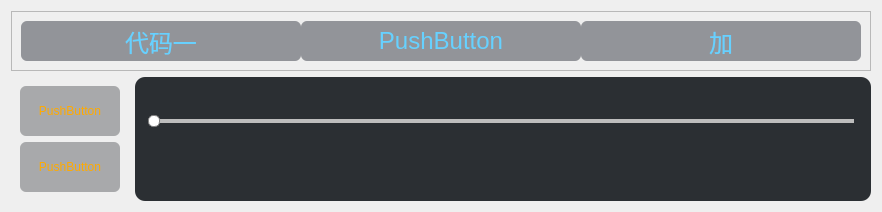
                <widget class="QWidget" name="page_view">
                 <layout class="QGridLayout" name="gridLayout_2">
                  <item row="1" column="1">
                   <widget class="QFrame" name="frame_animation">
                    <property name="sizePolicy">
                     <sizepolicy hsizetype="Preferred" vsizetype="Preferred">
                      <horstretch>1</horstretch>
                      <verstretch>0</verstretch>
                     </sizepolicy>
                    </property>
                    <property name="styleSheet">
                     <string notr="true">QFrame{
	background-color: rgb(43, 47, 51);
	border-radius:10px;
}</string>
                    </property>
                    <property name="frameShape">
                     <enum>QFrame::StyledPanel</enum>
                    </property>
                    <property name="frameShadow">
                     <enum>QFrame::Raised</enum>
                    </property>
                    <layout class="QVBoxLayout" name="verticalLayout_10">
                     <item>
                      <widget class="QLabel" name="label_2">
                       <property name="text">
                        <string/>
                       </property>
                      </widget>
                     </item>
                     <item>
                      <widget class="QSlider" name="horizontalSlider">
                       <property name="styleSheet">
                        <string notr="true">QSlider::groove:horizontal { 
	border: 1px solid gray;
	height: 2px; 
	left: 8px; 
	right: 8px; 
} 

QSlider::handle:horizontal { 
	border: 1px solid gray; 
	background:white;
	border-radius: 5px;
	width: 10px; 
	height: 10px; 
	margin: -5px; 
} 

QSlider::add-page:horizontal{ 
	background: rgb(189, 189, 189); 
} 
QSlider::sub-page:horizontal{ 
	background: rgb(80, 165, 245); 
}

QSlider{
	background-color: rgb();
}</string>
                       </property>
                       <property name="orientation">
                        <enum>Qt::Horizontal</enum>
                       </property>
                      </widget>
                     </item>
                     <item>
                      <widget class="QFrame" name="frame_vedio">
                       <property name="sizePolicy">
                        <sizepolicy hsizetype="Preferred" vsizetype="Fixed">
                         <horstretch>0</horstretch>
                         <verstretch>0</verstretch>
                        </sizepolicy>
                       </property>
                       <layout class="QHBoxLayout" name="horizontalLayout_17">
                        <item>
                         <widget class="QLabel" name="label">
                          <property name="font">
                           <font>
                            <family>Microsoft YaHei UI</family>
                            <pointsize>9</pointsize>
                           </font>
                          </property>
                          <property name="styleSheet">
                           <string notr="true">QLabel{
border: 0px solid;
border-color: #598FDC;
background-color:rgba(0,0,0,0);
color:white;
}</string>
                          </property>
                          <property name="text">
                           <string/>
                          </property>
                         </widget>
                        </item>
                        <item>
                         <widget class="QPushButton" name="pushButton_back">
                          <property name="sizePolicy">
                           <sizepolicy hsizetype="Fixed" vsizetype="Fixed">
                            <horstretch>0</horstretch>
                            <verstretch>0</verstretch>
                           </sizepolicy>
                          </property>
                          <property name="minimumSize">
                           <size>
                            <width>35</width>
                            <height>35</height>
                           </size>
                          </property>
                          <property name="font">
                           <font>
                            <family>Microsoft YaHei UI</family>
                            <pointsize>10</pointsize>
                            <weight>75</weight>
                            <bold>true</bold>
                           </font>
                          </property>
                          <property name="styleSheet">
                           <string notr="true">QPushButton {	
	border: 0px solid;
	border-color: #598FDC;
	border-radius: 6px;
	color: rgb(255, 255, 255);
	background-color: transparent;
}
QPushButton:hover {
	background-color: rgb(38, 43, 85);
}
QPushButton:pressed {	
	background-color: transparent;
}</string>
                          </property>
                          <property name="text">
                           <string/>
                          </property>
                          <property name="icon">
                           <iconset resource="../res1/res.qrc">
                            <normaloff>:/图标/快退.png</normaloff>:/图标/快退.png</iconset>
                          </property>
                          <property name="iconSize">
                           <size>
                            <width>32</width>
                            <height>32</height>
                           </size>
                          </property>
                         </widget>
                        </item>
                        <item>
                         <widget class="QPushButton" name="pushButton_stop">
                          <property name="sizePolicy">
                           <sizepolicy hsizetype="Fixed" vsizetype="Fixed">
                            <horstretch>0</horstretch>
                            <verstretch>0</verstretch>
                           </sizepolicy>
                          </property>
                          <property name="minimumSize">
                           <size>
                            <width>70</width>
                            <height>35</height>
                           </size>
                          </property>
                          <property name="font">
                           <font>
                            <family>Microsoft YaHei UI</family>
                            <pointsize>10</pointsize>
                            <weight>75</weight>
                            <bold>true</bold>
                           </font>
                          </property>
                          <property name="styleSheet">
                           <string notr="true">QPushButton {	
	border: 0px solid;
	border-color: #598FDC;
	border-radius: 6px;
	color: rgb(255, 255, 255);
	background-color: transparent;
}
QPushButton:hover {
	background-color: rgb(38, 43, 85);
}
QPushButton:pressed {	
	background-color: transparent;
}</string>
                          </property>
                          <property name="text">
                           <string/>
                          </property>
                          <property name="icon">
                           <iconset resource="../res1/res.qrc">
                            <normaloff>:/图标/24gf-pause2.png</normaloff>:/图标/24gf-pause2.png</iconset>
                          </property>
                          <property name="iconSize">
                           <size>
                            <width>32</width>
                            <height>32</height>
                           </size>
                          </property>
                         </widget>
                        </item>
                        <item>
                         <widget class="QPushButton" name="pushButton_forward">
                          <property name="sizePolicy">
                           <sizepolicy hsizetype="Fixed" vsizetype="Fixed">
                            <horstretch>0</horstretch>
                            <verstretch>0</verstretch>
                           </sizepolicy>
                          </property>
                          <property name="minimumSize">
                           <size>
                            <width>35</width>
                            <height>35</height>
                           </size>
                          </property>
                          <property name="font">
                           <font>
                            <family>Microsoft YaHei UI</family>
                            <pointsize>10</pointsize>
                            <weight>75</weight>
                            <bold>true</bold>
                           </font>
                          </property>
                          <property name="styleSheet">
                           <string notr="true">QPushButton {	
	border: 0px solid;
	border-color: #598FDC;
	border-radius: 6px;
	color: rgb(255, 255, 255);
	background-color: transparent;
}
QPushButton:hover {
	background-color: rgb(38, 43, 85);
}
QPushButton:pressed {	
	background-color: transparent;
}</string>
                          </property>
                          <property name="text">
                           <string/>
                          </property>
                          <property name="icon">
                           <iconset resource="../res1/res.qrc">
                            <normaloff>:/图标/快进.png</normaloff>
                            <activeon>:/图标/快进.png</activeon>:/图标/快进.png</iconset>
                          </property>
                          <property name="iconSize">
                           <size>
                            <width>32</width>
                            <height>32</height>
                           </size>
                          </property>
                         </widget>
                        </item>
                        <item>
                         <widget class="QLabel" name="label_3">
                          <property name="text">
                           <string/>
                          </property>
                         </widget>
                        </item>
                       </layout>
                      </widget>
                     </item>
                     <item>
                      <spacer name="verticalSpacer">
                       <property name="orientation">
                        <enum>Qt::Vertical</enum>
                       </property>
                       <property name="sizeType">
                        <enum>QSizePolicy::Fixed</enum>
                       </property>
                       <property name="sizeHint" stdset="0">
                        <size>
                         <width>20</width>
                         <height>4</height>
                        </size>
                       </property>
                      </spacer>
                     </item>
                    </layout>
                   </widget>
                  </item>
                  <item row="0" column="0" colspan="2">
                   <widget class="QFrame" name="frame_4">
                    <property name="sizePolicy">
                     <sizepolicy hsizetype="Preferred" vsizetype="Preferred">
                      <horstretch>0</horstretch>
                      <verstretch>0</verstretch>
                     </sizepolicy>
                    </property>
                    <property name="minimumSize">
                     <size>
                      <width>0</width>
                      <height>0</height>
                     </size>
                    </property>
                    <property name="maximumSize">
                     <size>
                      <width>16777215</width>
                      <height>16777215</height>
                     </size>
                    </property>
                    <property name="autoFillBackground">
                     <bool>false</bool>
                    </property>
                    <property name="styleSheet">
                     <string notr="true">
QPushButton {	
    border:none;
	border-radius: 6px;
	color: rgb(102, 209, 255);
	background-color: rgba(40,45, 55, 120);
    font-size:24px;
    font-family:Microsoft YaHei UI;
}
QPushButton:hover {
	background-color: rgb(29,30,44);
}
QPushButton:checked{
    background-color: rgb(33, 33, 33);
    border-bottom: 2px solid;
    border-color: #598FDC;
}</string>
                    </property>
                    <property name="frameShape">
                     <enum>QFrame::StyledPanel</enum>
                    </property>
                    <property name="frameShadow">
                     <enum>QFrame::Raised</enum>
                    </property>
                    <layout class="QHBoxLayout" name="horizontalLayout">
                     <property name="spacing">
                      <number>0</number>
                     </property>
                     <item>
                      <widget class="QPushButton" name="pushButton">
                       <property name="sizePolicy">
                        <sizepolicy hsizetype="Preferred" vsizetype="Minimum">
                         <horstretch>0</horstretch>
                         <verstretch>0</verstretch>
                        </sizepolicy>
                       </property>
                       <property name="minimumSize">
                        <size>
                         <width>280</width>
                         <height>40</height>
                        </size>
                       </property>
                       <property name="maximumSize">
                        <size>
                         <width>16777215</width>
                         <height>40</height>
                        </size>
                       </property>
                       <property name="layoutDirection">
                        <enum>Qt::LeftToRight</enum>
                       </property>
                       <property name="text">
                        <string>代码一</string>
                       </property>
                       <property name="checkable">
                        <bool>true</bool>
                       </property>
                      </widget>
                     </item>
                     <item>
                      <widget class="QPushButton" name="pushButton_2">
                       <property name="sizePolicy">
                        <sizepolicy hsizetype="Preferred" vsizetype="Fixed">
                         <horstretch>0</horstretch>
                         <verstretch>0</verstretch>
                        </sizepolicy>
                       </property>
                       <property name="minimumSize">
                        <size>
                         <width>280</width>
                         <height>40</height>
                        </size>
                       </property>
                       <property name="maximumSize">
                        <size>
                         <width>16777215</width>
                         <height>40</height>
                        </size>
                       </property>
                       <property name="text">
                        <string>PushButton</string>
                       </property>
                       <property name="checkable">
                        <bool>true</bool>
                       </property>
                      </widget>
                     </item>
                     <item>
                      <widget class="QPushButton" name="pushButton_3">
                       <property name="minimumSize">
                        <size>
                         <width>280</width>
                         <height>40</height>
                        </size>
                       </property>
                       <property name="maximumSize">
                        <size>
                         <width>16777215</width>
                         <height>40</height>
                        </size>
                       </property>
                       <property name="text">
                        <string>加</string>
                       </property>
                      </widget>
                     </item>
                    </layout>
                   </widget>
                  </item>
                  <item row="1" column="0">
                   <widget class="QStackedWidget" name="stackedWidget_2">
                    <property name="styleSheet">
                     <string notr="true">
QPushButton {	
	border:none;
	border-radius: 6px;
    font: 87 12pt &quot;Arial&quot;;
	color: rgb(255, 170, 0);
	background-color: rgba(12,17,22,80);
}
QPushButton:hover {
	background-color: rgba(145,117,27,50);
}
QPushButton:checked{
    background-color: rgb(33, 33, 33);
border-bottom: 2px solid;
border-color: #598FDC;
}</string>
                    </property>
                    <property name="currentIndex">
                     <number>0</number>
                    </property>
                    <widget class="QWidget" name="page">
                     <layout class="QVBoxLayout" name="verticalLayout">
                      <item>
                       <widget class="QPushButton" name="pushButton_5">
                        <property name="minimumSize">
                         <size>
                          <width>100</width>
                          <height>50</height>
                         </size>
                        </property>
                        <property name="text">
                         <string>PushButton</string>
                        </property>
                       </widget>
                      </item>
                      <item>
                       <widget class="QPushButton" name="pushButton_4">
                        <property name="minimumSize">
                         <size>
                          <width>100</width>
                          <height>50</height>
                         </size>
                        </property>
                        <property name="text">
                         <string>PushButton</string>
                        </property>
                       </widget>
                      </item>
                     </layout>
                    </widget>
                   </widget>
                  </item>
                 </layout>
                 <zorder>frame_4</zorder>
                 <zorder>stackedWidget_2</zorder>
                 <zorder>frame_animation</zorder>
                </widget>
